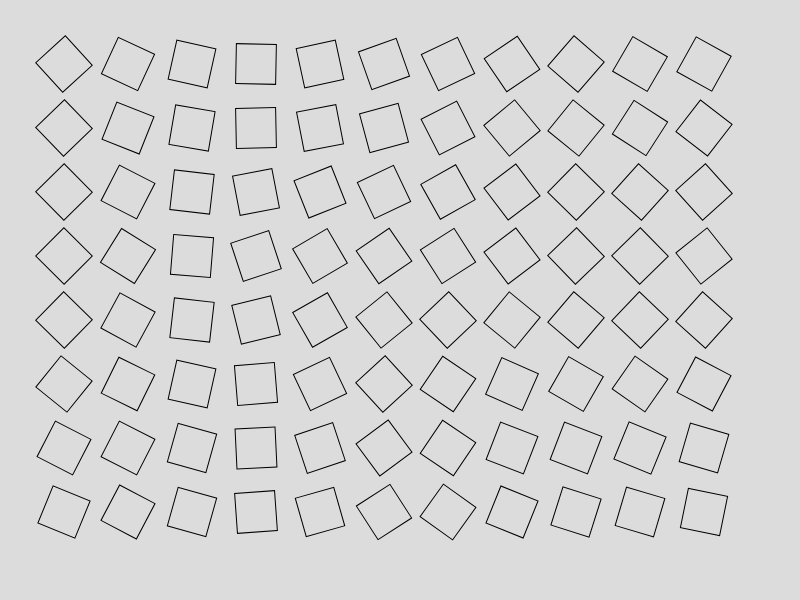
Frame 1 (no input)
Frame 60 (no input): identical to frame 1, image omitted
Frame 120 (the mouse pressed at the canvas centre since frame 60): identical to frame 1, image omitted

The p5.js sketch that drew this single still picture (run headless with seeded random() and noise() and a simulated clock; from frame 60 on, the mouse is pressed at the canvas centre):

// p5.js sketch
// ── sketch.js
// Press any key to generate a new seed
let seed = 1234;

function setup() {
    createCanvas(800, 600);
}

function keyPressed() {
    seed = floor(random(13001));
}

function draw() {
    // seed fixes values each time through draw
    noiseSeed(seed);
    randomSeed(seed);
    background(220);
    noFill();

    let step = 64; // space in grid
    let inc = .001; // amt to incrment noise val
    let noiseVal = random();
    rectMode(CENTER);
    // increment noiseVal every time through the loop
    for (let x = step; x < width - step; x += step) {
        for (let y = step; y < height - step; y += step) {
            let rot = TWO_PI * noise(x*inc,y*inc);
            push();
            translate(x, y);
            rotate(rot);
            rect(0, 0, 40);
            pop();
            noiseVal += inc;
        }
    }
    // noLoop();
}
